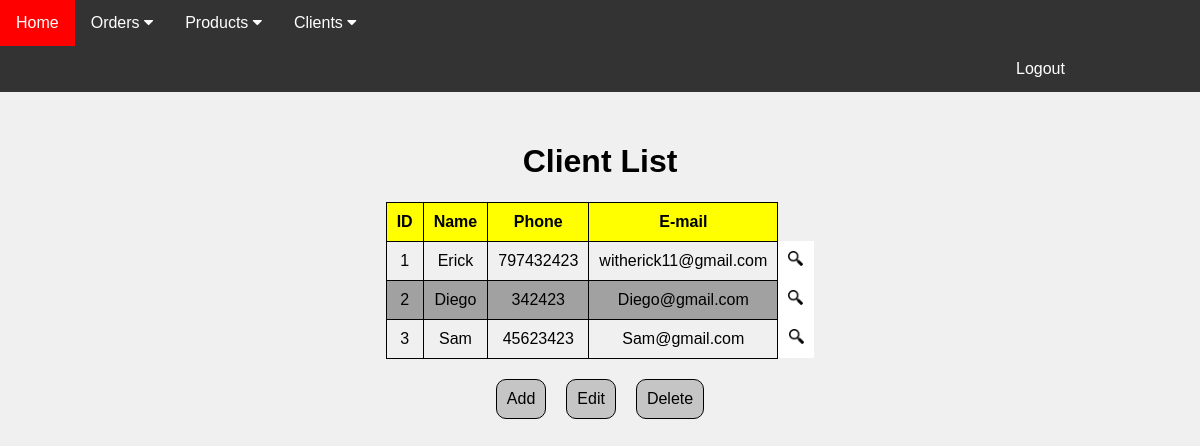
The page /clients (signed in) on the database its author committed.
### clients/models.py (models this page shows, shortened)
class Client(models.Model):
    company_name = models.CharField(max_length=255, verbose_name="Name")
    phone = models.CharField(max_length=20, verbose_name="Phone")
    email = models.EmailField(verbose_name="E-mail")

### clients/views.py (the view)
# urls.py: path('clients', views.client_list, name='client_list'),
@login_required
def client_list(request):
    clients = Client.objects.all()
    return render(request, 'client_list.html', {'clients': clients})

### clients/templates/client_list.html (shortened to what this page needs)
{% load static %}
<!DOCTYPE html>
<html lang="en">
<head>
    <link rel="stylesheet" type="text/css" href="{% static 'css/clients.css' %}">
</head>
<body>
    {% include 'navbar.html' %}
    <div class="order_list">
        <h1>Client List</h1>
        <table>
            {%if clients%}
                <tr>
                    <th>ID </th>
                    <th>Name</th>
                    <th>Phone</th>
                    <th>E-mail</th>
                </tr>
                {% for client in clients%}
                    <tr>
                        <td>{{client.id}}</td>
                        <td>{{client.company_name}}</td>
                        <td>{{client.phone}}</td>
                        <td>{{client.email}}</td>
                        <td><a href="{% url 'client_detail' client.pk %}"><img src="static/img/lupa.png"></a></td>
                    </tr>
                {%endfor%}
            {%endif%}
        </table>
        <div class="option">
            <a href="{% url 'client_create' %}">Add</a>
            <a href="{% url 'client_update' %}">Edit</a>
            <a href="{% url 'client_delete' %}">Delete</a>
        </div>
    </div>
</body>
</html>

### clients/static/css/clients.css (style rules this page uses)
body { margin: 0%; }
.order_list { padding-top: 30px; display: flex; justify-content: center; align-items: center; height: 100%; flex-direction: column; }
.order_list img { width: 15px; }
.order_list table { border-collapse: collapse; }
.order_list th { background-color: yellow; }
.order_list tr:nth-child(odd) { background-color: #a1a1a1; }
.order_list table th, td { border: 1px solid black; border-collapse: collapse; font-family: sans-serif; text-align: center; padding: 10px; }
.order_list table td:last-child { border: 0px; border-collapse: collapse; background-color: #fff; }
.option { display: inline-flex; }
.option a { display: inline-flex; margin-top: 20px; margin-inline-start: 10px; margin-inline-end: 10px; background-color: #c6c5c5; text-decoration: none; color:black; padding: 10px; border-radius: 10px; border: 1px black solid; font-family: sans-serif; }
h1,label,p { font-family: sans-serif; text-align: center; }

### static/css/navbar.css (style rules this page uses)
body { background-color: #f0f0f0; }

### rows shown on the page
Client: id "1", company_name "Erick", phone "797432423", email "witherick11@gmail.com"
Client: id "2", company_name "Diego", phone "342423", email "Diego@gmail.com"
Client: id "3", company_name "Sam", phone "45623423", email "Sam@gmail.com"
